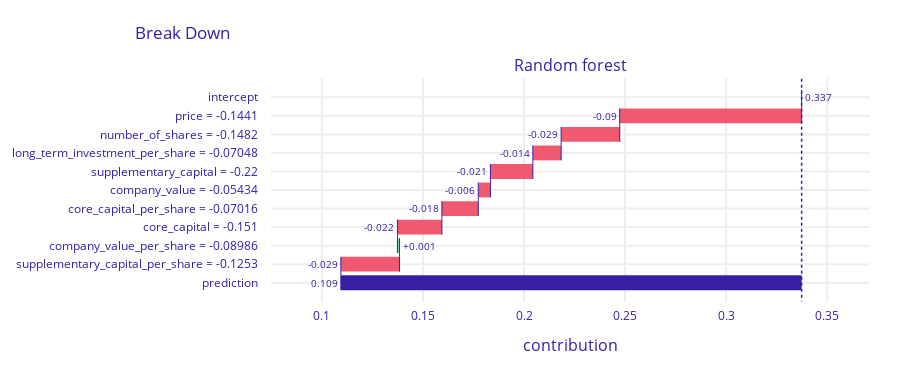

Notebook cell for this chart:
### Code cell
print(f'Analysis of observation {overestimated_test.index[0]}')
int_break_down[0].plot()

### Figure 1 — Plotly figure (JSON) as saved in the notebook; plotly's stock layout.template omitted (floating-point values rounded to 4 significant figures)
{"data": [{"base": 0.3374, "connector": {"line": {"color": "#371ea3", "dash": "solid", "width": 1}, "mode": "spanning"}, "decreasing": {"marker": {"color": "#f05a71"}}, "hoverinfo": "text+delta", "hoverlabel": {"bgcolor": "rgba(0,0,0,0.8)"}, "hovertext": ["Average response: 0.337<br>Prediction: 0.109", "price = -0.1441<br>decreases average response by", "number_of_shares = -0.1482<br>decreases average response by", "long_term_investment_per_share = -0.07048<br>decreases average response by", "supplementary_capital = -0.22<br>decreases average response by", "company_value = -0.05434<br>decreases average response by", "core_capital_per_share = -0.07016<br>decreases average response by", "core_capital = -0.151<br>decreases average response by", "company_value_per_share = -0.08986<br>increases average response by", "supplementary_capital_per_share = -0.1253<br>decreases average response by", "Average response: 0.337<br>Prediction: 0.109"], "increasing": {"marker": {"color": "#8bdcbe"}}, "measure": ["relative", "relative", "relative", "relative", "relative", "relative", "relative", "relative", "relative", "relative", "total"], "orientation": "h", "showlegend": false, "text": ["0.337", "-0.09", "-0.029", "-0.014", "-0.021", "-0.006", "-0.018", "-0.022", "+0.001", "-0.029", "0.109"], "textposition": "outside", "totals": {"marker": {"color": "#371ea3"}}, "type": "waterfall", "x": [0, -0.09, -0.029, -0.014, -0.021, -0.006, -0.018, -0.022, 0.001, -0.029, -0.229], "xaxis": "x", "y": ["intercept", "price = -0.1441", "number_of_shares = -0.1482", "long_term_investment_per_share = -0.07048", "supplementary_capital = -0.22", "company_value = -0.05434", "core_capital_per_share = -0.07016", "core_capital = -0.151", "company_value_per_share = -0.08986", "supplementary_capital_per_share = -0.1253", "prediction"], "yaxis": "y"}], "layout": {"annotations": [{"font": {"size": 16}, "showarrow": false, "text": "Random forest", "x": 0.5, "xanchor": "center", "xref": "paper", "y": 1, "yanchor": "bottom", "yref": "paper"}, {"font": {"size": 16}, "showarrow": false, "text": "contribution", "x": 0.5, "xanchor": "center", "xref": "paper", "y": 0, "yanchor": "top", "yref": "paper", "yshift": -30}], "font": {"color": "#371ea3"}, "height": 373, "margin": {"b": 71, "r": 30, "t": 78}, "shapes": [{"line": {"color": "#371ea3", "dash": "dot", "width": 1.5}, "type": "line", "x0": 0.3374, "x1": 0.3374, "xref": "x", "y0": -1, "y1": 11, "yref": "y"}], "title": {"text": "Break Down", "x": 0.15}, "xaxis": {"anchor": "y", "automargin": true, "domain": [0, 1], "fixedrange": true, "gridwidth": 2, "range": [0.0748, 0.3712], "tickcolor": "white", "ticklen": 3, "ticks": "outside", "type": "linear", "zeroline": false}, "yaxis": {"anchor": "x", "automargin": true, "autorange": "reversed", "domain": [0, 1], "fixedrange": true, "gridwidth": 2, "tickcolor": "white", "ticklen": 10, "ticks": "outside", "type": "category"}}}
